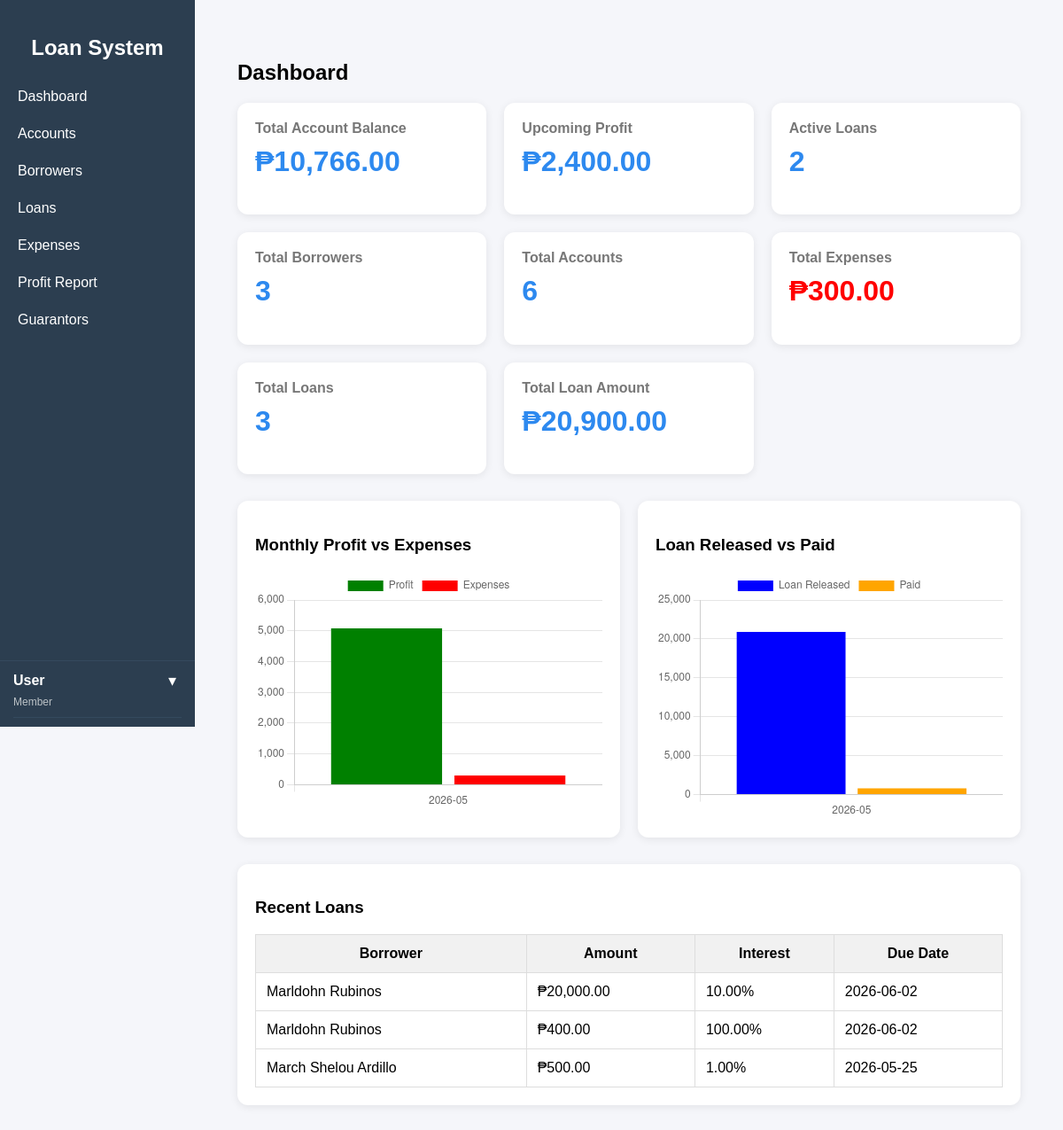
Page /public/index.php?url=dashboard/index (signed in) on the committed database.
### tables this page shows
CREATE TABLE `loans` (
  `id` int(11) NOT NULL,
  `borrower_name` varchar(100) DEFAULT NULL,
  `amount` decimal(10,2) DEFAULT NULL,
  `interest` decimal(10,2) DEFAULT NULL,
  `total` decimal(10,2) DEFAULT NULL,
  `status` varchar(20) DEFAULT 'active',
  `created_at` timestamp NOT NULL DEFAULT current_timestamp(),
  `borrower_id` int(11) DEFAULT NULL,
  `account_id` int(11) DEFAULT NULL,
  `guarantor_id` int(11) DEFAULT NULL,
  `borrowed_date` date DEFAULT NULL,
  `due_date` date DEFAULT NULL,
  `is_deleted` tinyint(1) DEFAULT 0
);

CREATE TABLE `borrowers` (
  `id` int(11) NOT NULL,
  `fullname` varchar(100) DEFAULT NULL,
  `contact` varchar(20) DEFAULT NULL,
  `address` text DEFAULT NULL,
  `created_at` timestamp NOT NULL DEFAULT current_timestamp()
);

### app/controllers/DashboardController.php (called while the page is built, shortened)
<?php
require_once "../app/models/Loan.php";
require_once "../app/models/Account.php";
require_once "../app/models/Borrower.php";
require_once "../app/models/Expense.php";
require_once "../app/models/Profit.php";
class DashboardController {
    public function index() {
        $loanModel = new Loan();
        $accountModel = new Account();
        $borrowerModel = new Borrower();
        $profitModel = new Profit();
        $expenseModel = new Expense();
        $profitMonthly = $profitModel->getMonthlyTotal();
$expenseMonthly = $expenseModel->getMonthlyTotal();
        $totalAccounts = count($accountModel->getAll());
        $totalBorrowers = count($borrowerModel->getAll());
        $allLoans = $loanModel->getAll();
        $totalLoans = count($allLoans);
        $totalExpenses = $expenseModel->getTotal();
        $loanMonthly = [];
foreach ($allLoans as $loan) {
    $month = date('Y-m', strtotime($loan['created_at']));
    if (!isset($loanMonthly[$month])) {
        $loanMonthly[$month] = [
            'released' => 0,
            'paid' => 0
        ];
    }
    $loanMonthly[$month]['released'] += $loan['amount'] ?? 0;
    $loanMonthly[$month]['paid'] += $loan['total_paid'] ?? 0;
}
$loanLabels = array_keys($loanMonthly);
$loanReleased = array_column($loanMonthly, 'released');
$loanPaid = array_column($loanMonthly, 'paid');
        $totalAccountBalance = 0;
        foreach ($accountModel->getAll() as $acc) {
            $totalAccountBalance += $acc['balance'];
        }
        $recentLoans = $allLoans;
        $totalAmount = 0;
        $totalActiveLoans = 0;
        $upcomingProfit = 0;
        foreach ($allLoans as $loan) {
            $total = $loan['total'] ?? 0;
            $penalty = $loan['total_penalty'] ?? 0;
            $paid = $loan['total_paid'] ?? 0;
            $amount = $loan['amount'] ?? 0;
            $overall = $total + $penalty;
            $remaining = $overall - $paid;
            $totalAmount += $amount;
            if ($remaining > 0) {
    $totalActiveLoans++;
    $upcomingProfit += ($total + $penalty) - $amount;
}
        }
        require "../app/views/dashboard/index.php";
    }
}

### core/App.php (called while the page is built, shortened)
<?php
class App {
    protected $method = "index";
    public function __construct() {
        $url = $this->parseUrl();
        if (isset($url[0])) {
            $controllerName = ucfirst($url[0]) . "Controller";
            $controllerFile = "../app/controllers/" . $controllerName . ".php";
            if (file_exists($controllerFile)) {
                unset($url[0]);
            }
        }
        $this->controller = new $this->controller;
        if (isset($url[1]) && method_exists($this->controller, $url[1])) {
            $this->method = $url[1];
            unset($url[1]);
        }
        $params = $url ? array_values($url) : [];
        call_user_func_array([$this->controller, $this->method], $params);
    }
    public function parseUrl() {
        if (isset($_GET['url']) && !empty($_GET['url'])) {
            return explode("/", filter_var(rtrim($_GET['url'], "/"), FILTER_SANITIZE_URL));
        }
        return [];
    }
}

### public/index.php (called while the page is built)
<?php
require_once "../core/App.php";
$app = new App();

### core/Model.php (called while the page is built, shortened)
<?php
require_once __DIR__ . '/../config/database.php';
class Model {
    public function __construct() {
        $db = new Database();
        $this->conn = $db->connect();
    }
}

### config/database.php (called while the page is built, shortened)
<?php
class Database {
    private $host = "localhost";
    private $db_name = "loan_db";
    private $username = "root";
    private $password = "";
    public function connect() {
        $this->conn = null;
        try {
            $this->conn = new PDO(
                "mysql:host={$this->host};port=3306;dbname={$this->db_name}",
                $this->username,
                $this->password
            );
            $this->conn->setAttribute(
                PDO::ATTR_ERRMODE,
                PDO::ERRMODE_EXCEPTION
            );
        } catch (PDOException $e) {
            die("Connection failed: " . $e->getMessage());
        }
        return $this->conn;
    }
}

### app/models/Account.php (called while the page is built, shortened)
<?php
require_once "../core/Model.php";
class Account extends Model {
    public function getAll() {
        $stmt = $this->conn->prepare("
            SELECT * FROM accounts ORDER BY id DESC
        ");
        $stmt->execute();
        return $stmt->fetchAll(PDO::FETCH_ASSOC);
    }
}

### app/models/Loan.php (called while the page is built, shortened)
<?php
require_once "../core/Model.php";
class Loan extends Model {
public function getAll($search = '', $status = '', $date = '') {
    $sql = "
        SELECT
            loans.*,
            borrowers.fullname AS borrower_name,
            COALESCE(acc.account_names, '') AS account_names,
            COALESCE(p.total_penalty, 0) AS total_penalty,
            COALESCE(pay.total_paid, 0) AS total_paid,
            (loans.total + COALESCE(p.total_penalty, 0)) AS overall_total
        FROM loans
        LEFT JOIN borrowers
            ON loans.borrower_id = borrowers.id
        LEFT JOIN (
            SELECT
                la.loan_id,
                GROUP_CONCAT(
                    CONCAT(a.account_name, ' (₱', la.amount, ')')
                    SEPARATOR ', '
                ) AS account_names
            FROM loan_accounts la
            LEFT JOIN accounts a
                ON la.account_id = a.id
            GROUP BY la.loan_id
        ) acc ON loans.id = acc.loan_id
        LEFT JOIN (
            SELECT loan_id, SUM(amount) AS total_paid
            FROM payments
            GROUP BY loan_id
        ) pay ON loans.id = pay.loan_id
        LEFT JOIN (
            SELECT loan_id, SUM(amount) AS total_penalty
            FROM penalties
            GROUP BY loan_id
        ) p ON loans.id = p.loan_id
        WHERE 1=1
    ";
    $sql .= " ORDER BY loans.id DESC";
    $stmt = $this->conn->prepare($sql);
    $stmt->execute();
    return $stmt->fetchAll(PDO::FETCH_ASSOC);
}
}

### app/models/Borrower.php (called while the page is built, shortened)
<?php
require_once "../core/Model.php";
class Borrower extends Model {
    public function getAll() {
        $stmt = $this->conn->prepare("
            SELECT * FROM borrowers ORDER BY id DESC
        ");
        $stmt->execute();
        return $stmt->fetchAll(PDO::FETCH_ASSOC);
    }
}

### app/models/Expense.php (called while the page is built, shortened)
<?php
require_once "../core/Model.php";
class Expense extends Model {
    public function getTotal() {
    $stmt = $this->conn->prepare("
        SELECT COALESCE(SUM(amount),0) as total
        FROM expenses
    ");
    $stmt->execute();
    return $stmt->fetch(PDO::FETCH_ASSOC)['total'];
}
    public function getMonthlyTotal() {
    $stmt = $this->conn->prepare("
        SELECT DATE_FORMAT(created_at, '%Y-%m') as month,
               SUM(amount) as total
        FROM expenses
        GROUP BY month
        ORDER BY month ASC
    ");
    $stmt->execute();
    return $stmt->fetchAll(PDO::FETCH_ASSOC);
}
}

### app/models/Profit.php (called while the page is built, shortened)
<?php
require_once "../core/Model.php";
class Profit extends Model {
    public function getMonthlyTotal() {
    $stmt = $this->conn->prepare("
        SELECT DATE_FORMAT(created_at, '%Y-%m') as month,
               SUM(amount) as total
        FROM profits
        GROUP BY month
        ORDER BY month ASC
    ");
    $stmt->execute();
    return $stmt->fetchAll(PDO::FETCH_ASSOC);
}
}

### app/views/dashboard/index.php (the view, shortened to what this page needs)
<?php include __DIR__ . "/../layouts/sidebar.php"; ?>
<div class="dashboard-container">
    <h2 class="dashboard-title">Dashboard</h2>
    <div class="cards">
        <div class="card">
            <h3>Total Account Balance</h3>
            <h1>₱<?= number_format($totalAccountBalance, 2) ?></h1>
        </div>
        <div class="card">
            <h3>Upcoming Profit</h3>
            <h1>₱<?= number_format($upcomingProfit, 2) ?></h1>
        </div>
        <div class="card">
            <h3>Active Loans</h3>
            <h1><?= $totalActiveLoans ?></h1>
        </div>
        <div class="card">
            <h3>Total Borrowers</h3>
            <h1><?= $totalBorrowers ?></h1>
        </div>
        <div class="card">
            <h3>Total Accounts</h3>
            <h1><?= $totalAccounts ?></h1>
        </div>
        <div class="card">
            <h3>Total Expenses</h3>
            <h1 style="color:red;">
                ₱<?= number_format($totalExpenses, 2) ?>
            </h1>
        </div>
        <div class="card">
            <h3>Total Loans</h3>
            <h1><?= $totalLoans ?></h1>
        </div>
        <div class="card">
            <h3>Total Loan Amount</h3>
            <h1>₱<?= number_format($totalAmount, 2) ?></h1>
        </div>
    </div>
    <div class="chart-container">
        <div class="chart-box">
            <h3>Monthly Profit vs Expenses</h3>
            <canvas id="financeChart"></canvas>
        </div>
       <div class="chart-box-right">
    <h3>Loan Released vs Paid</h3>
    <canvas id="loanChart"></canvas>
</div>
    </div>
    <div class="table-box">
        <h3>Recent Loans</h3>
        <table>
            <tr>
                <th>Borrower</th>
                <th>Amount</th>
                <th>Interest</th>
                <th>Due Date</th>
            </tr>
            <?php foreach($recentLoans as $loan): ?>
            <tr>
                <td><?= $loan['borrower_name'] ?></td>
                <td>₱<?= number_format($loan['amount'],2) ?></td>
                <td><?= $loan['interest'] ?>%</td>
                <td><?= $loan['due_date'] ?></td>
            </tr>
            <?php endforeach; ?>
        </table>
    </div>
</div>
<script>
const profitData = <?= json_encode($profitMonthly) ?>;
const expenseData = <?= json_encode($expenseMonthly) ?>;
// labels
const labels = profitData.map(item => item.month);
// values
const profits = profitData.map(item => item.total);
const expenses = expenseData.map(item => item.total);
new Chart(document.getElementById('financeChart'), {
    type: 'bar',
    data: {
        labels: labels,
        datasets: [
            {
                label: 'Profit',
                data: profits,
                backgroundColor: 'green'
            },
            {
                label: 'Expenses',
                data: expenses,
                backgroundColor: 'red'
            }
        ]
    },
    options: {
        responsive: true,
        maintainAspectRatio: false
    }
});
new Chart(document.getElementById('loanChart'), {
    type: 'bar',
    data: {
        labels: <?= json_encode($loanLabels) ?>,
        datasets: [
            {
                label: 'Loan Released',
                data: <?= json_encode($loanReleased) ?>,
                backgroundColor: 'blue'
            },
            {
                label: 'Paid',
                data: <?= json_encode($loanPaid) ?>,
                backgroundColor: 'orange'
            }
        ]
    },
    options: {
        responsive: true,
        maintainAspectRatio: false
    }
});
</script>
<?php include __DIR__ . "/../layouts/footer.php"; ?>

### app/views/dashboard/index.php (style rules this page uses)
.dashboard-container { padding:20px; }
.dashboard-title { margin-bottom:20px; }
.cards { display:grid; grid-template-columns: repeat(auto-fit, minmax(250px,1fr)); gap:20px; }
.card { background:white; padding:20px; border-radius:12px; box-shadow:0 2px 10px rgba(0,0,0,0.08); }
.card h3 { margin:0; font-size:16px; color:#777; }
.card h1 { margin-top:10px; font-size:32px; color:#2d89ef; }
.chart-container { display:flex; gap:20px; margin-top:30px; }
.chart-box { flex:1; background:white; padding:20px; border-radius:12px; box-shadow:0 2px 10px rgba(0,0,0,0.08); }
.chart-box-right { flex:1; background:white; padding:20px; border-radius:12px; box-shadow:0 2px 10px rgba(0,0,0,0.08); }
canvas { max-height:280px; }
.table-box { margin-top:30px; background:white; padding:20px; border-radius:12px; box-shadow:0 2px 10px rgba(0,0,0,0.08); }
table { width:100%; border-collapse:collapse; }
table th, table td { border:1px solid #ddd; padding:12px; }
table th { background:#f1f1f1; }

### rows in the picture
loans: borrower.fullname "Marldohn Rubinos", amount "20,000.00", interest "10.00", due_date "2026-06-02"
loans: borrower.fullname "Marldohn Rubinos", amount "400.00", interest "100.00", due_date "2026-06-02"
loans: borrower.fullname "March Shelou Ardillo", amount "500.00", interest "1.00", due_date "2026-05-25"

### other values in the picture
$_SESSION['user']['name'] "User"
$_SESSION['user']['role'] "Member"
$totalAccountBalance "10,766.00"
$upcomingProfit "2,400.00"
$totalActiveLoans "2"
$totalBorrowers "3"
$totalAccounts "6"
$totalExpenses "300.00"
$totalLoans "3"
$totalAmount "20,900.00"
chart data {{ json_encode($profitMonthly) }} [{"month":"2026-05","total":"5076.00"}]
chart data {{ json_encode($expenseMonthly) }} [{"month":"2026-05","total":"300.00"}]
chart data {{ json_encode($loanLabels) }} ["2026-05"]
chart data {{ json_encode($loanReleased) }} [20900]
